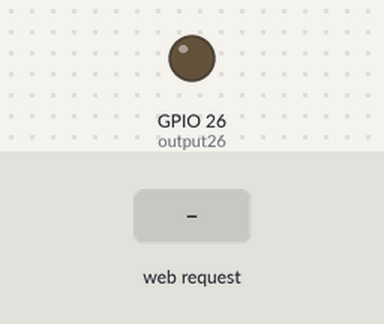
Simulated run of this sketch. Board: ESP32. Shown: output pins drawn as LEDs (lit = HIGH). The test bench sets the inputs (shaded band). WiFi joins after 1.5 s; servers stay silent unless stated; what the sketch prints to the serial monitor is not drawn.

Above: at 2.7 s.
2.8 s: HTTP request GET /26/on received
At 3.8 s:
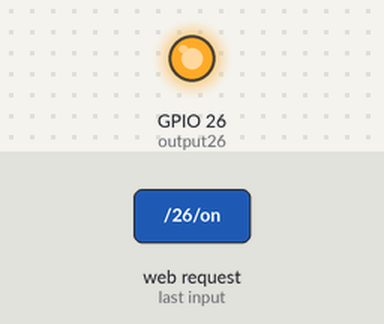
4.3 s: HTTP request GET /26/off received
At 5.0 s:
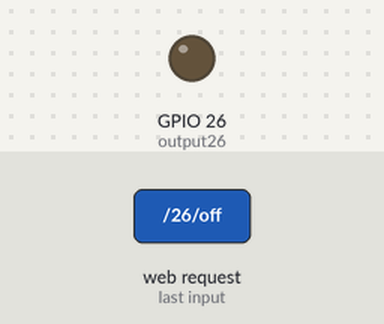
Timing chart, 0 to 7.3 s (numbered marks = the images above; inputs shaded):
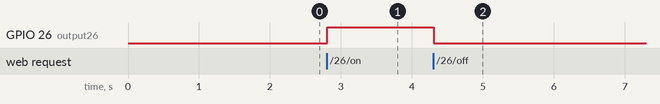

Measured:
- after the input at 2.8 s, GPIO 26 (output26): LOW → HIGH at once
- after the input at 4.3 s, GPIO 26 (output26): HIGH → LOW at once

The sketch:

C4.2.ino
```cpp
// Libreria de WiFi
#include <WiFi.h>

// SSID y contraseña
const char* ssid = "CASA-2.4";
const char* password =  "abcde12345";

// Establecer el número de puerto del servidor web en 80
WiFiServer server(80);

// Variable para almacenar la solicitud HTTP
String header;

// Variables auxiliares para almacenar el estado de salida actual
String output26State = "off";
String output27State = "off";

// Salidas GPIO
const int output26 = 26;
//const int output27 = 27;

// Tiempo actual
unsigned long currentTime = millis();
// Tiempo previo
unsigned long previousTime = 0;
// Tiempo de espera
const long timeoutTime = 2000;

void setup() {
  Serial.begin(115200);
  // Declarar variables como salida
  pinMode(output26, OUTPUT);
//  pinMode(output27, OUTPUT);

  digitalWrite(output26, LOW);
//  digitalWrite(output27, LOW);

  // Conectarse al WiFi con SSID y contraseña
  Serial.print("Conectando a: ");
  Serial.println(ssid);
  WiFi.begin(ssid, password);
  while (WiFi.status() != WL_CONNECTED) {
    delay(500);
    Serial.print(".");
  }
  // Se imprime IP
  Serial.println("");
  Serial.println("WiFi conectado");
  Serial.println("Direccion IP: ");
  Serial.println(WiFi.localIP());
  server.begin();
}

void loop(){
  WiFiClient client = server.available();   // Clientes entrantes

  if (client) {                             // Si un nuevo cliente se conecta,
    currentTime = millis();
    previousTime = currentTime;
    Serial.println("New Client.");          // imprime un mensaje en el puerto serie
    String currentLine = "";                // hacer una cadena para contener los datos entrantes del cliente
    while (client.connected() && currentTime - previousTime <= timeoutTime) {
      currentTime = millis();
      if (client.available()) {             // Si hay bytes para leer del cliente,
        char c = client.read();             // leer un byte, luego
        Serial.write(c);                    // imprímir en el monitor de serie
        header += c;
        if (c == '\n') {                    // si el byte es un carácter de nueva línea
          // si la línea actual está en blanco, tiene dos caracteres de nueva línea seguidos.
          // ese es el final de la solicitud HTTP del cliente, así que envíe una respuesta:

          if (currentLine.length() == 0) {
            client.println("HTTP/1.1 200 OK");
            client.println("Content-type:text/html");
            client.println("Connection: close");
            client.println();

            // enciende y apaga el LED
            if (header.indexOf("GET /26/on") >= 0)
            {
              Serial.println("GPIO 26 on");
              output26State = "Encendido";
              digitalWrite(output26, HIGH);
            }

            else if (header.indexOf("GET /26/off") >= 0)
            {
              Serial.println("GPIO 26 off");
              output26State = "Apagado";
              digitalWrite(output26, LOW);
            }

            // Mostrar la página web HTML
            client.println("<!DOCTYPE html><html>");
            client.println("<head><meta name=\"viewport\" content=\"width=device-width, initial-scale=1\">");
            client.println("<link rel=\"icon\" href=\"data:,\">");

            // CSS para diseñar los botones de encendido / apagado
            client.println("<style>html { font-family: Helvetica; display: inline-block; margin: 0px auto; text-align: center;}");
            client.println(".button { background-color: #4CAF50; border: none; color: white; padding: 16px 40px;");
            client.println("text-decoration: none; font-size: 30px; margin: 2px; cursor: pointer;}");
            client.println(".button2 {background-color: #555555;}</style></head>");

            // Encabezado de la página web
            client.println("<body><h1>ESP32 Servidor Web</h1>");

            // Muestra el estado actual y los botones ON / OFF para GPIO 26
            client.println("<p>GPIO 26 - ESTADO: " + output26State + "</p>");
            // Si output26State está apagado, muestra el botón ON
            if (output26State=="Apagado") {
              client.println("<p><a href=\"/26/on\"><button class=\"button\">ON</button></a></p>");
            } else {
              client.println("<p><a href=\"/26/off\"><button class=\"button button2\">OFF</button></a></p>");
            }

            client.println("</body></html>");
            // La respuesta HTTP termina con otra línea en blanco
            client.println();
            // Salir del bucle while
            break;
          } else { // si tiene una nueva línea, borre currentLine
            currentLine = "";
          }
        } else if (c != '\r') {
          currentLine += c;
        }
      }
    }
    // Borrar la variable de encabezado
    header = "";
    // Cerrar la conexión
    client.stop();
    Serial.println("Cliente desconectado.");
    Serial.println("");
  }
}
```
